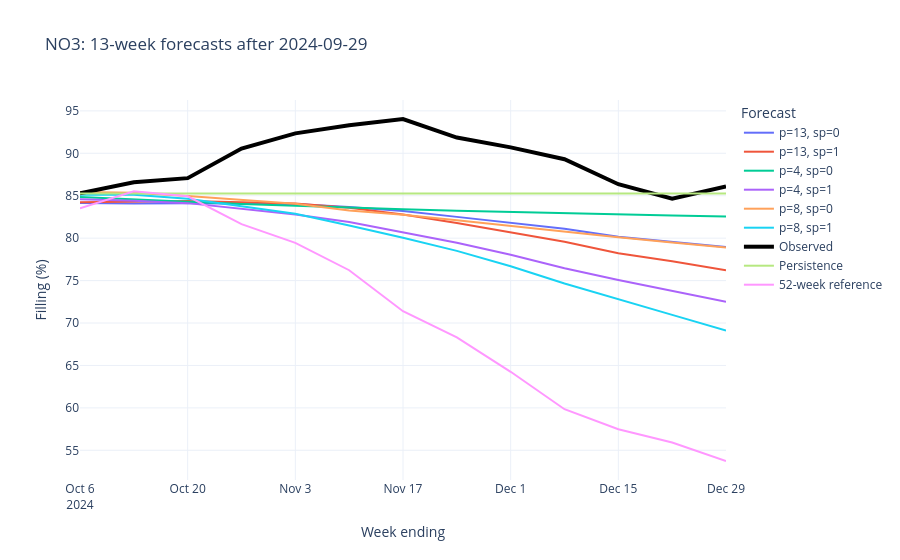

Notebook cell for this chart:
### Markdown cell above
### Inspecting the selected River candidate

Here we inspect the best River setting from the first comparison. The table shows the lag values, their standardized values and their weighted contributions. Adding the intercept gives the first raw prediction, before the 0-100% limit. These weights describe the model, not causal effects.

The plot shows one 13-week period, while the score above averages all eight periods. We therefore need both the plot and the average error when judging the result.

### Code cell
# Exposing the lag inputs and learned contributions for the first forecast step.
best_p, best_sp = map(int, comparison.index[0])
origin = origins[-1]
forecast, model = forecast_no3(no3_weekly, origin, p=best_p, sp=best_sp,
                              history_weeks=history_weeks, horizon_weeks=horizon_weeks)
history = no3_weekly.loc[:origin, "filling_percent"].tail(history_weeks)
lag_values = {f"y-{lag}": float(history.iloc[-lag]) for lag in range(1, best_p + 1)}
if best_sp:
    lag_values["sy-52"] = float(history.iloc[-52])
scaled_values = model.regressor["StandardScaler"].transform_one(lag_values)
weights = model.regressor["LinearRegression"].weights
lag_table = pd.DataFrame({"filling_percent": pd.Series(lag_values),
                          "standardized_input": pd.Series(scaled_values),
                          "weight": pd.Series(weights).reindex(lag_values)})
lag_table["contribution_pp"] = lag_table["standardized_input"] * lag_table["weight"]
intercept = model.regressor["LinearRegression"].intercept
raw_first = intercept + lag_table["contribution_pp"].sum()
print(f"First prediction before/after the 0-100% limit: {raw_first:.3f}% / {forecast.iloc[0]:.3f}%")
display(lag_table.round(3))

# Plotting the same held-out dates for all models; legend clicks can hide individual lines.
import plotly.express as px

plot_data = forecast_paths.loc[forecast_paths["origin"].eq(origin)].pivot(
    columns="setting", values="prediction")
plot_data["Observed"] = no3_weekly.loc[plot_data.index, "filling_percent"]
plot_data["Persistence"] = no3_weekly.loc[origin, "filling_percent"]
plot_data["52-week reference"] = no3_weekly.loc[
    plot_data.index - pd.Timedelta(weeks=52), "filling_percent"].to_numpy()
figure = px.line(plot_data, title=f"NO3: 13-week forecasts after {origin.date()}",
                 labels={"value": "Filling (%)", "date": "Week ending", "variable": "Forecast"})
figure.update_traces(selector={"name": "Observed"}, line={"color": "black", "width": 4})
figure.update_layout(template="plotly_white", hovermode="x unified", legend_title_text="Forecast")
figure

### Figure 1 — Plotly figure (JSON) as saved in the notebook; plotly's stock layout.template omitted (floating-point values rounded to 4 significant figures)
{"data": [{"hovertemplate": "setting=p=13, sp=0<br>Week ending=%{x}<br>Filling (%)=%{y}<extra></extra>", "legendgroup": "p=13, sp=0", "line": {"color": "#636efa", "dash": "solid"}, "marker": {"symbol": "circle"}, "mode": "lines", "name": "p=13, sp=0", "orientation": "v", "showlegend": true, "type": "scatter", "x": ["2024-10-06T00:00:00.000000", "2024-10-13T00:00:00.000000", "2024-10-20T00:00:00.000000", "2024-10-27T00:00:00.000000", "2024-11-03T00:00:00.000000", "2024-11-10T00:00:00.000000", "2024-11-17T00:00:00.000000", "2024-11-24T00:00:00.000000", "2024-12-01T00:00:00.000000", "2024-12-08T00:00:00.000000", "2024-12-15T00:00:00.000000", "2024-12-22T00:00:00.000000", "2024-12-29T00:00:00.000000"], "xaxis": "x", "y": [84.14, 84.08, 84.11, 84.06, 84.02, 83.68, 83.2, 82.51, 81.81, 81.1, 80.16, 79.59, 78.97], "yaxis": "y"}, {"hovertemplate": "setting=p=13, sp=1<br>Week ending=%{x}<br>Filling (%)=%{y}<extra></extra>", "legendgroup": "p=13, sp=1", "line": {"color": "#EF553B", "dash": "solid"}, "marker": {"symbol": "circle"}, "mode": "lines", "name": "p=13, sp=1", "orientation": "v", "showlegend": true, "type": "scatter", "x": ["2024-10-06T00:00:00.000000", "2024-10-13T00:00:00.000000", "2024-10-20T00:00:00.000000", "2024-10-27T00:00:00.000000", "2024-11-03T00:00:00.000000", "2024-11-10T00:00:00.000000", "2024-11-17T00:00:00.000000", "2024-11-24T00:00:00.000000", "2024-12-01T00:00:00.000000", "2024-12-08T00:00:00.000000", "2024-12-15T00:00:00.000000", "2024-12-22T00:00:00.000000", "2024-12-29T00:00:00.000000"], "xaxis": "x", "y": [84.24, 84.31, 84.39, 84.24, 84.1, 83.57, 82.78, 81.79, 80.72, 79.57, 78.22, 77.27, 76.21], "yaxis": "y"}, {"hovertemplate": "setting=p=4, sp=0<br>Week ending=%{x}<br>Filling (%)=%{y}<extra></extra>", "legendgroup": "p=4, sp=0", "line": {"color": "#00cc96", "dash": "solid"}, "marker": {"symbol": "circle"}, "mode": "lines", "name": "p=4, sp=0", "orientation": "v", "showlegend": true, "type": "scatter", "x": ["2024-10-06T00:00:00.000000", "2024-10-13T00:00:00.000000", "2024-10-20T00:00:00.000000", "2024-10-27T00:00:00.000000", "2024-11-03T00:00:00.000000", "2024-11-10T00:00:00.000000", "2024-11-17T00:00:00.000000", "2024-11-24T00:00:00.000000", "2024-12-01T00:00:00.000000", "2024-12-08T00:00:00.000000", "2024-12-15T00:00:00.000000", "2024-12-22T00:00:00.000000", "2024-12-29T00:00:00.000000"], "xaxis": "x", "y": [84.86, 84.54, 84.29, 84.04, 83.81, 83.6, 83.41, 83.23, 83.07, 82.92, 82.78, 82.66, 82.54], "yaxis": "y"}, {"hovertemplate": "setting=p=4, sp=1<br>Week ending=%{x}<br>Filling (%)=%{y}<extra></extra>", "legendgroup": "p=4, sp=1", "line": {"color": "#ab63fa", "dash": "solid"}, "marker": {"symbol": "circle"}, "mode": "lines", "name": "p=4, sp=1", "orientation": "v", "showlegend": true, "type": "scatter", "x": ["2024-10-06T00:00:00.000000", "2024-10-13T00:00:00.000000", "2024-10-20T00:00:00.000000", "2024-10-27T00:00:00.000000", "2024-11-03T00:00:00.000000", "2024-11-10T00:00:00.000000", "2024-11-17T00:00:00.000000", "2024-11-24T00:00:00.000000", "2024-12-01T00:00:00.000000", "2024-12-08T00:00:00.000000", "2024-12-15T00:00:00.000000", "2024-12-22T00:00:00.000000", "2024-12-29T00:00:00.000000"], "xaxis": "x", "y": [84.57, 84.41, 84.13, 83.45, 82.8, 81.9, 80.65, 79.46, 78.04, 76.46, 75.06, 73.78, 72.49], "yaxis": "y"}, {"hovertemplate": "setting=p=8, sp=0<br>Week ending=%{x}<br>Filling (%)=%{y}<extra></extra>", "legendgroup": "p=8, sp=0", "line": {"color": "#FFA15A", "dash": "solid"}, "marker": {"symbol": "circle"}, "mode": "lines", "name": "p=8, sp=0", "orientation": "v", "showlegend": true, "type": "scatter", "x": ["2024-10-06T00:00:00.000000", "2024-10-13T00:00:00.000000", "2024-10-20T00:00:00.000000", "2024-10-27T00:00:00.000000", "2024-11-03T00:00:00.000000", "2024-11-10T00:00:00.000000", "2024-11-17T00:00:00.000000", "2024-11-24T00:00:00.000000", "2024-12-01T00:00:00.000000", "2024-12-08T00:00:00.000000", "2024-12-15T00:00:00.000000", "2024-12-22T00:00:00.000000", "2024-12-29T00:00:00.000000"], "xaxis": "x", "y": [85.45, 85.35, 84.97, 84.53, 84.04, 83.25, 82.74, 82.1, 81.42, 80.75, 80.11, 79.49, 78.91], "yaxis": "y"}, {"hovertemplate": "setting=p=8, sp=1<br>Week ending=%{x}<br>Filling (%)=%{y}<extra></extra>", "legendgroup": "p=8, sp=1", "line": {"color": "#19d3f3", "dash": "solid"}, "marker": {"symbol": "circle"}, "mode": "lines", "name": "p=8, sp=1", "orientation": "v", "showlegend": true, "type": "scatter", "x": ["2024-10-06T00:00:00.000000", "2024-10-13T00:00:00.000000", "2024-10-20T00:00:00.000000", "2024-10-27T00:00:00.000000", "2024-11-03T00:00:00.000000", "2024-11-10T00:00:00.000000", "2024-11-17T00:00:00.000000", "2024-11-24T00:00:00.000000", "2024-12-01T00:00:00.000000", "2024-12-08T00:00:00.000000", "2024-12-15T00:00:00.000000", "2024-12-22T00:00:00.000000", "2024-12-29T00:00:00.000000"], "xaxis": "x", "y": [85.1, 85.12, 84.64, 83.78, 82.88, 81.49, 80.05, 78.5, 76.69, 74.66, 72.77, 70.96, 69.1], "yaxis": "y"}, {"hovertemplate": "setting=Observed<br>Week ending=%{x}<br>Filling (%)=%{y}<extra></extra>", "legendgroup": "Observed", "line": {"color": "black", "dash": "solid", "width": 4}, "marker": {"symbol": "circle"}, "mode": "lines", "name": "Observed", "orientation": "v", "showlegend": true, "type": "scatter", "x": ["2024-10-06T00:00:00.000000", "2024-10-13T00:00:00.000000", "2024-10-20T00:00:00.000000", "2024-10-27T00:00:00.000000", "2024-11-03T00:00:00.000000", "2024-11-10T00:00:00.000000", "2024-11-17T00:00:00.000000", "2024-11-24T00:00:00.000000", "2024-12-01T00:00:00.000000", "2024-12-08T00:00:00.000000", "2024-12-15T00:00:00.000000", "2024-12-22T00:00:00.000000", "2024-12-29T00:00:00.000000"], "xaxis": "x", "y": [85.29, 86.6, 87.07, 90.57, 92.35, 93.32, 94.04, 91.86, 90.7, 89.31, 86.36, 84.66, 86.09], "yaxis": "y"}, {"hovertemplate": "setting=Persistence<br>Week ending=%{x}<br>Filling (%)=%{y}<extra></extra>", "legendgroup": "Persistence", "line": {"color": "#B6E880", "dash": "solid"}, "marker": {"symbol": "circle"}, "mode": "lines", "name": "Persistence", "orientation": "v", "showlegend": true, "type": "scatter", "x": ["2024-10-06T00:00:00.000000", "2024-10-13T00:00:00.000000", "2024-10-20T00:00:00.000000", "2024-10-27T00:00:00.000000", "2024-11-03T00:00:00.000000", "2024-11-10T00:00:00.000000", "2024-11-17T00:00:00.000000", "2024-11-24T00:00:00.000000", "2024-12-01T00:00:00.000000", "2024-12-08T00:00:00.000000", "2024-12-15T00:00:00.000000", "2024-12-22T00:00:00.000000", "2024-12-29T00:00:00.000000"], "xaxis": "x", "y": [85.25, 85.25, 85.25, 85.25, 85.25, 85.25, 85.25, 85.25, 85.25, 85.25, 85.25, 85.25, 85.25], "yaxis": "y"}, {"hovertemplate": "setting=52-week reference<br>Week ending=%{x}<br>Filling (%)=%{y}<extra></extra>", "legendgroup": "52-week reference", "line": {"color": "#FF97FF", "dash": "solid"}, "marker": {"symbol": "circle"}, "mode": "lines", "name": "52-week reference", "orientation": "v", "showlegend": true, "type": "scatter", "x": ["2024-10-06T00:00:00.000000", "2024-10-13T00:00:00.000000", "2024-10-20T00:00:00.000000", "2024-10-27T00:00:00.000000", "2024-11-03T00:00:00.000000", "2024-11-10T00:00:00.000000", "2024-11-17T00:00:00.000000", "2024-11-24T00:00:00.000000", "2024-12-01T00:00:00.000000", "2024-12-08T00:00:00.000000", "2024-12-15T00:00:00.000000", "2024-12-22T00:00:00.000000", "2024-12-29T00:00:00.000000"], "xaxis": "x", "y": [83.51, 85.53, 84.93, 81.65, 79.44, 76.22, 71.39, 68.3, 64.25, 59.84, 57.49, 55.92, 53.74], "yaxis": "y"}], "layout": {"hovermode": "x unified", "legend": {"title": {"text": "Forecast"}, "tracegroupgap": 0}, "title": {"text": "NO3: 13-week forecasts after 2024-09-29"}, "xaxis": {"anchor": "y", "domain": [0, 1], "title": {"text": "Week ending"}}, "yaxis": {"anchor": "x", "domain": [0, 1], "title": {"text": "Filling (%)"}}}}
